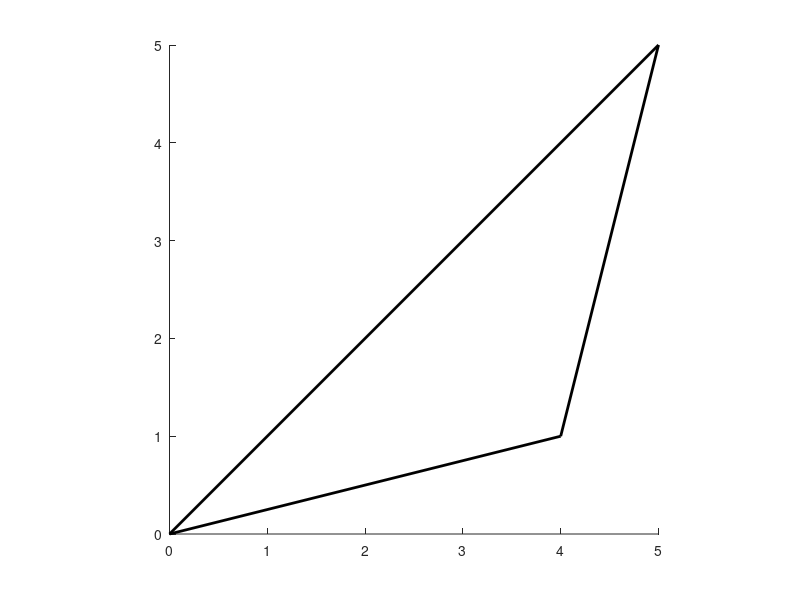

Write the MATLAB code that produced this figure. (Note: this script raises an error after producing the figure.)
clc; clearvars;
dec = 6; % decimal tolerance
% points of triangle
A = [5, 5];
B = [0, 0];
C = [4, 1];
% plot triangle
ABC = cat(1,A,B,C,A);
figure(1)
hold on
axis equal
axis square
plot(ABC(:,1),ABC(:,2),'k','LineWidth',2,'HandleVisibility','off')
% centroid, in, circum and ortho-center calculation
centroid = cent(A,B,C,dec);
[incenter,r] = incent(A,B,C);
[circumcenter,r] = circum(A,B,C,dec);
orthocenter = ortho(A,B,C,dec);
% text(centroid(1),centroid(2),'\uparrow centroid','FontSize',14)
% text(incenter(1),incenter(2),'\leftarrow incenter','FontSize',14)
% text(circumcenter(1),circumcenter(2),'\leftarrow circumcenter','FontSize',14)
% text(orthocenter(1),orthocenter(2),'\leftarrow orthocenter','FontSize',14)
% finding the perfect boundery for plotting
XY_min = circumcenter-r;
XY_max = circumcenter+r;
if XY_min(1)>orthocenter(1)
    XY_min(1) = orthocenter(1);
end
if XY_min(2)>orthocenter(2)
    XY_min(2) = orthocenter(2);
end
if XY_max(1)<orthocenter(1)
    XY_max(1) = orthocenter(1);
end
if XY_max(2)<orthocenter(2)
    XY_max(2) = orthocenter(2);
end
% plotting the extention line for each sides of triangle
x = linspace(XY_min(1)*1.06,XY_max(1)*1.06); % operation range
% Aline is the BC line
coeff = polyfit([B(1), C(1)], [B(2), C(2)], 1);
a_Aline = coeff(1);
b_Aline = coeff(2);
Aline = a_Aline*x + b_Aline;
% Bline is the AC line
coeff = polyfit([A(1), C(1)], [A(2), C(2)], 1);
a_Bline = coeff(1);
b_Bline = coeff(2);
Bline = a_Bline*x + b_Bline;
% Cline is the AB line
coeff = polyfit([B(1), A(1)], [B(2), A(2)], 1);
a_Cline = coeff(1);
b_Cline = coeff(2);
Cline = a_Cline*x + b_Cline;
plot(x,Aline,':b',x,Bline,':g',x,Cline,':m')
xlim([XY_min(1)*1.06 XY_max(1)*1.06])
ylim([XY_min(2)*1.06 XY_max(2)*1.06])
legend('Centroid','Incenter','Circumcenter','Orthocenter')
hold off
% end of triangle points finding code


